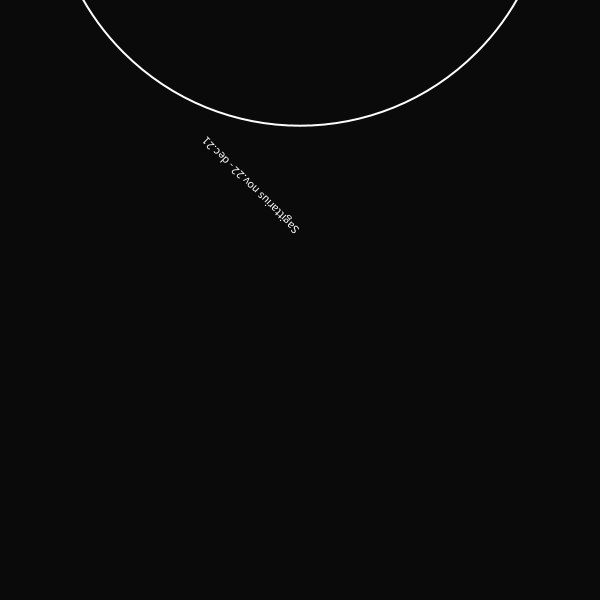
Frame 1 (no input)
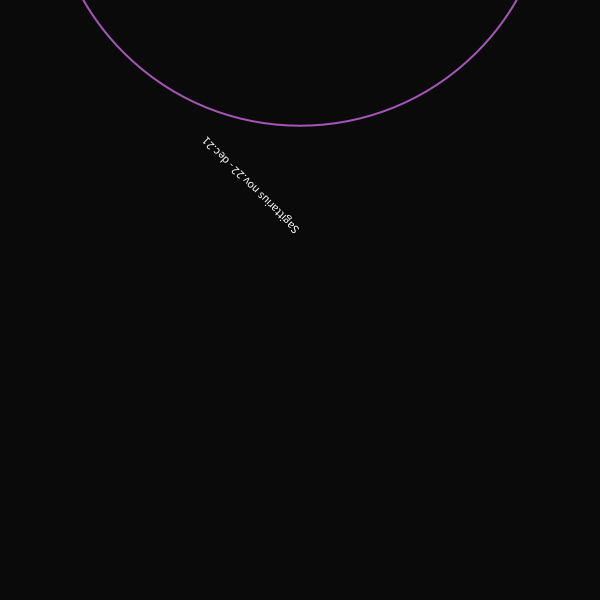
Frame 60 (the mouse pressed at the canvas centre just before this capture)
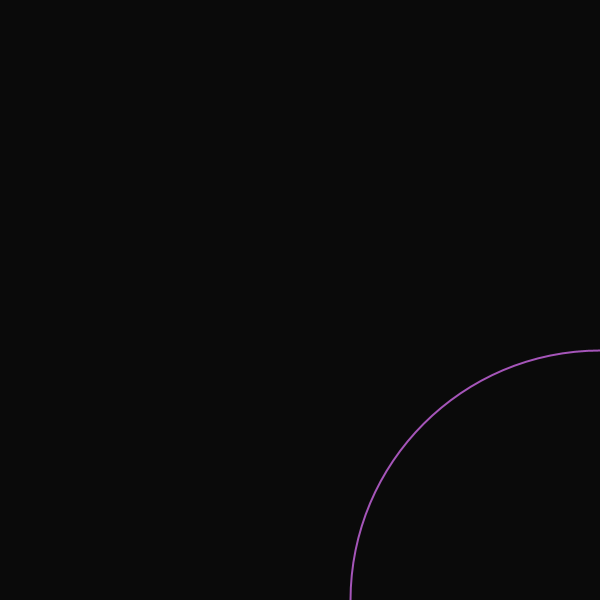
Frame 120 (the mouse held since frame 60 and released just before this capture)

The Processing sketch that drew these frames (run headless with seeded random() and noise(); from frame 60 on, the mouse is pressed at the canvas centre):

// Processing sketch: processing_125218
// ── processing_125218.pde

int x,y;
int index;
String[] signs = {"Aquarius", "Pisces", 
                    "Aries", "Taurus", "Gemini", 
                    "Cancer", "Leo", "Virgo", 
                    "Libra", "Scorpio", 
                    "Sagittarius", "Capricorn"};
  
void setup() {
  size(600,600);
  x = width/2;
  y = height/2;
  rectMode(CENTER);
  smooth();
  
  noFill();
  stroke(255); 
  ellipse(x, y, 300, 300);
   
}
 
void draw()
{  
   background(10);
   translate( width/2, height/2 );

  float a = atan2(mouseY-height/2, mouseX-width/2);
    rotate( a );
  noFill();
  strokeWeight(2);
  ellipse(x, y, 500, 500);
  if ( a > -PI/2 && a < -PI*.33) { 
    //Aquarius
    stroke(125, 235, 230); 
    text( "Aquarius jan.20 - feb.18", 50, 50);}
  else if (a > -PI*.33 && a < -PI*.167) { 
    //Pisces
    stroke(230, 50, 230); 
    text( "Pisces feb.19 - mar.20", 50, 50);}
  else if (a > -PI*.167 && a < 0) { 
    //Aries
    stroke(255, 115, 0); 
    text( "Aries mar.21 - apr.19", 50, 50);}
  else if (a > 0 && a < PI*.167) { 
    //Taurus
    stroke(100, 245, 190);
    text( "Taurus apr.20 - may.20", 50, 50); }
      
  else if (a > PI*.167 && a < PI*.33) { 
    //Gemini
    stroke(245, 240, 145); 
    text( "Gemini may.21 - jun.20", 50, 50);}
  else if (a > PI*.33 && a < PI/2) { 
    //Cancer
    stroke(230); 
    text( "Cancer jun.21 - jul.22", 50, 50);}
  else if (a > PI/2 && a < PI*.67) { 
    //Leo
    stroke(255, 200, 100);
    text( "Leo jul.23 - aug.22", 50, 50);}
  else if (a > PI*.67 && a < PI*.83) { 
    //Virgo
    stroke(95, 235, 240);
    text( "Virgo aug.23 - sept.22", 50, 50);}

  else if (a > PI*.83 && a  < PI) { 
    //Libra
    stroke(90, 190, 255);
    text( "Libra sept.23 - oct.22", 50, 50); }
  else if (a > -PI && a < -PI*.83) { 
    //Scorpio
    stroke(255, 85, 65); 
    text( "Scorpio oct.23 - nov.21", 50, 50);}
  else if (a > -PI*.83 && a < -PI*.67) { 
    //Sagittarius
    stroke(165, 85, 185);
    text( "Sagittarius nov.22 - dec.21", 50, 50);}
  else if (a > -PI*.67 && a < 0) { 
    //Capricorn
    stroke(200, 6, 15);
    text( "Capricorn dec.22 - jan.19", 50, 50);}
}
